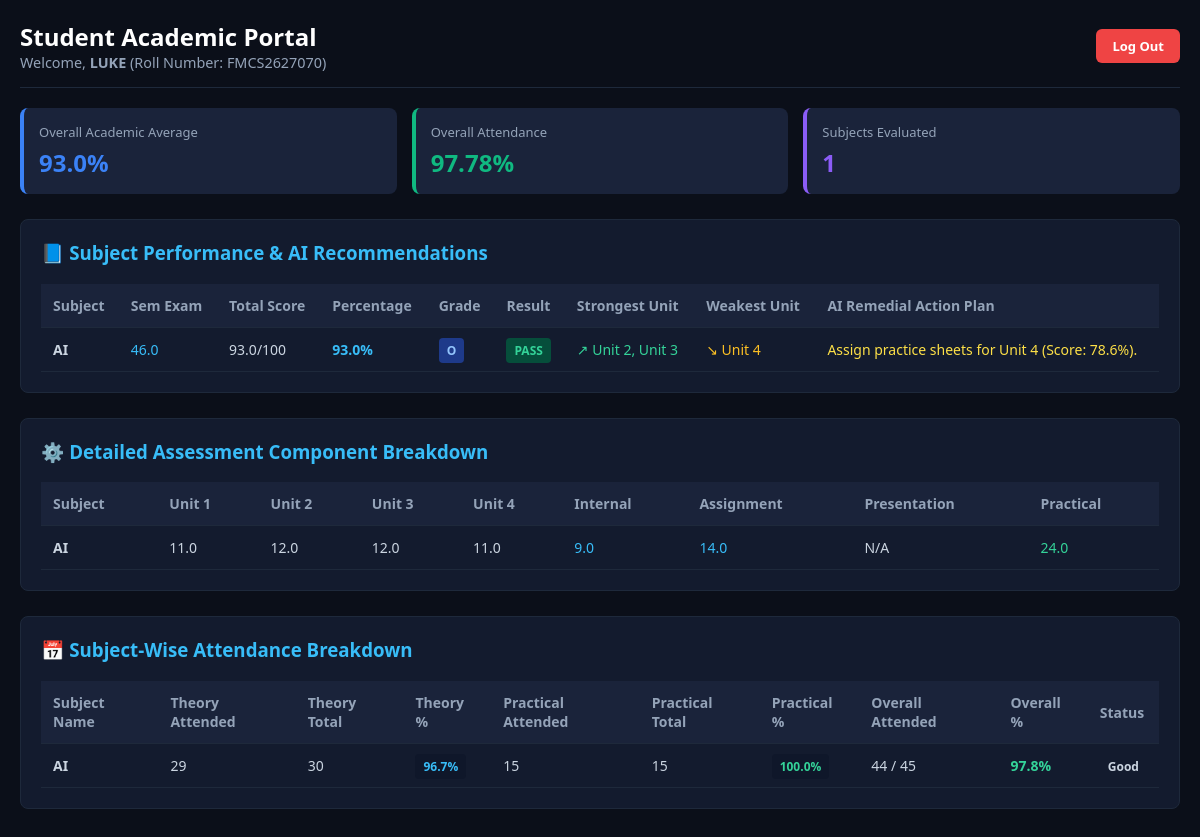
/student-dashboard/ (signed in), run on an earlier commit of the app's database.
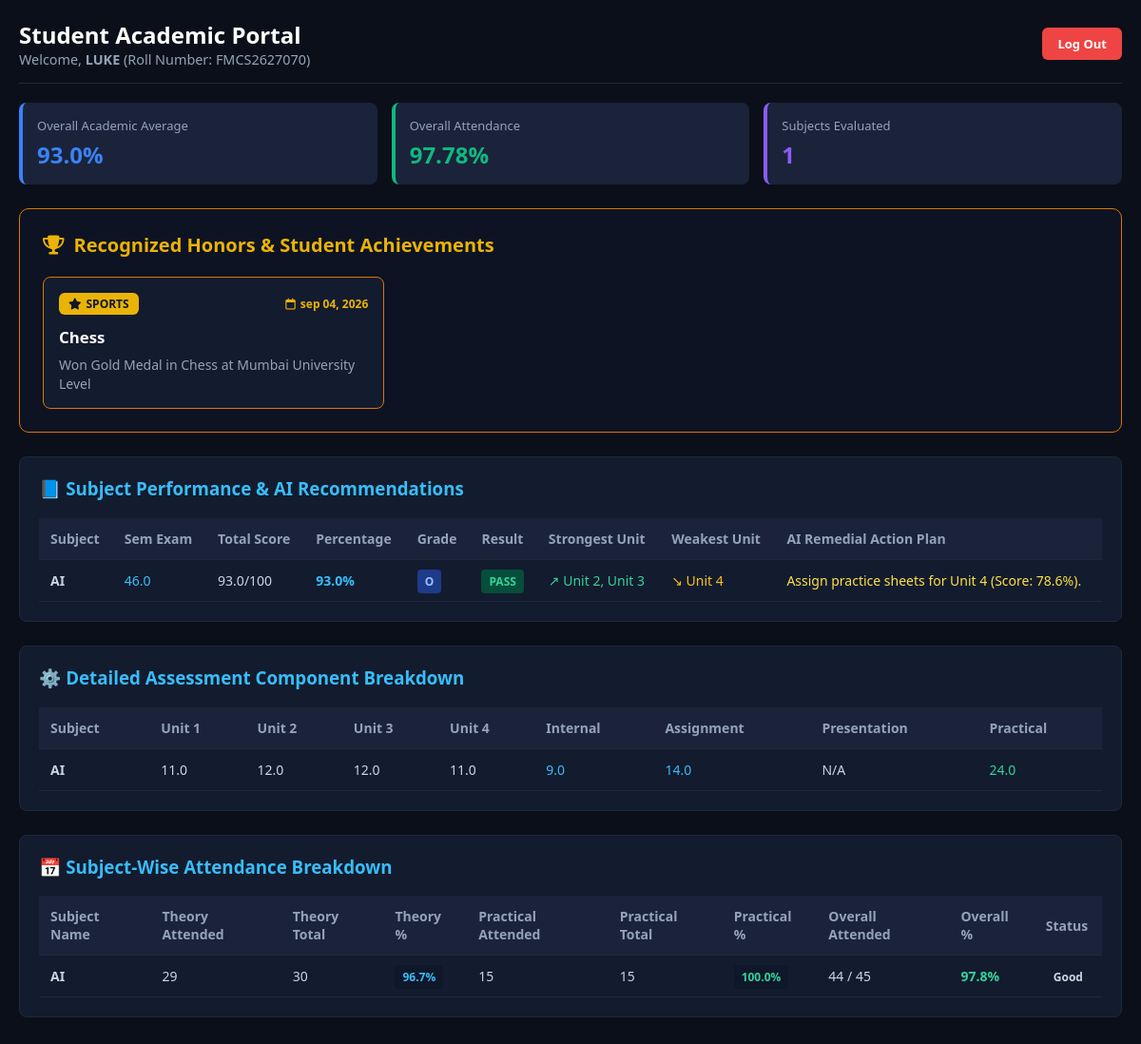
And on a later commit of the database.
### students/models.py (models this page shows, shortened)
class Student(models.Model):
    name = models.CharField(max_length=100, default='Student')
    roll_number = models.CharField(max_length=50, unique=True)
    programme = models.CharField(max_length=20, choices=PROGRAMME_CHOICES, default='BSC')
    part = models.CharField(max_length=10, choices=PART_CHOICES, default='FY')
    year = models.CharField(max_length=10, choices=YEAR_CHOICES, default='FY')
    created_in_batch = models.ForeignKey('ExcelBatch', null=True, blank=True, on_delete=models.SET_NULL, related_name='created_students')

class Marks(models.Model):
    student = models.ForeignKey(Student, on_delete=models.CASCADE, related_name='marks')
    subject = models.ForeignKey(Subject, on_delete=models.CASCADE)
    semester = models.IntegerField(default=1)
    unit_1_marks = models.FloatField(null=True, blank=True)
    unit_2_marks = models.FloatField(null=True, blank=True)
    unit_3_marks = models.FloatField(null=True, blank=True)
    unit_4_marks = models.FloatField(null=True, blank=True)
    practical_marks = models.FloatField(null=True, blank=True)
    internal_marks = models.FloatField(null=True, blank=True)
    assignment_marks = models.FloatField(null=True, blank=True)
    presentation_marks = models.FloatField(null=True, blank=True)
    semester_exam_marks = models.FloatField(null=True, blank=True)
    total_internal_marks = models.FloatField(null=True, blank=True)
    total_marks = models.FloatField(null=True, blank=True)
    percentage = models.FloatField(default=0.0)
    grade = models.CharField(max_length=5, blank=True)
    result_status = models.CharField(max_length=10, blank=True)
    weakest_unit = models.CharField(max_length=100, blank=True)
    strongest_unit = models.CharField(max_length=100, blank=True)
    excel_batch = models.ForeignKey('ExcelBatch', null=True, blank=True, on_delete=models.SET_NULL, related_name='marks_batch')
    class Meta:
        unique_together = ('student', 'subject', 'semester')

class Subject(models.Model):
    name = models.CharField(max_length=100, unique=True)
    subject_type = models.CharField(max_length=50, default='THEORY')
    total_max_marks = models.FloatField(default=100.0)
    max_theory_marks = models.FloatField(default=0.0)
    max_practical_marks = models.FloatField(default=0.0)
    max_internal_marks = models.FloatField(default=0.0)
    max_assignment_marks = models.FloatField(default=0.0)
    max_presentation_marks = models.FloatField(default=0.0)
    unit_1_max = models.FloatField(default=0.0)
    unit_2_max = models.FloatField(default=0.0)
    unit_3_max = models.FloatField(default=0.0)
    unit_4_max = models.FloatField(default=0.0)
    @property
    def computed_total_max(self):
        sub_total = (
            (self.max_theory_marks or 0.0) +
            (self.max_practical_marks or 0.0) +
            (self.max_internal_marks or 0.0) +
            (self.max_assignment_marks or 0.0) +
            (self.max_presentation_marks or 0.0)
        )
        return sub_total if sub_total > 0 else (self.total_max_marks or 100.0)

class SubjectAttendance(models.Model):
    student = models.ForeignKey(Student, on_delete=models.CASCADE, related_name='subject_attendances')
    subject = models.ForeignKey(Subject, on_delete=models.CASCADE)
    semester = models.IntegerField(default=1)
    theory_total = models.IntegerField(default=0)
    theory_attended = models.IntegerField(default=0)
    practical_total = models.IntegerField(default=0)
    practical_attended = models.IntegerField(default=0)
    excel_batch = models.ForeignKey('ExcelBatch', null=True, blank=True, on_delete=models.SET_NULL, related_name='attendance_batch')
    class Meta:
        unique_together = ('student', 'subject', 'semester')
    @property
    def theory_percentage(self):
        if self.theory_total > 0:
            return round((self.theory_attended / self.theory_total) * 100, 1)
        return None
    @property
    def practical_percentage(self):
        if self.practical_total > 0:
            return round((self.practical_attended / self.practical_total) * 100, 1)
        return None
    @property
    def total_attended(self):
        return self.theory_attended + self.practical_attended
    @property
    def total_classes_conducted(self):
        return self.theory_total + self.practical_total
    @property
    def overall_subject_percentage(self):
        if self.total_classes_conducted > 0:
            return round((self.total_attended / self.total_classes_conducted) * 100, 1)
        return 0.0
    @property
    def attendance_status(self):
        pct = self.overall_subject_percentage
        if self.total_classes_conducted == 0:
            return {'label': 'N/A', 'color': 'secondary', 'icon': 'bi-dash-circle'}
        elif pct < 75.0:
            return {'label': 'Shortage', 'color': 'danger', 'icon': 'bi-exclamation-octagon-fill'}
        elif 75.0 <= pct < 80.0:
            return {'label': 'Borderline', 'color': 'warning text-dark', 'icon': 'bi-exclamation-triangle-fill'}
        else:
            return {'label': 'Good', 'color': 'success', 'icon': 'bi-check-circle-fill'}

class Achievement(models.Model):
    CATEGORY_CHOICES = [
        ('SPORTS', 'Sports'),
        ('ACADEMIC', 'Academic'),
        ('CULTURAL', 'Cultural'),
        ('OTHER', 'Other'),
    ]
    student = models.ForeignKey(Student, on_delete=models.CASCADE, related_name='achievements')
    title = models.CharField(max_length=200)
    category = models.CharField(max_length=100, choices=CATEGORY_CHOICES, default='ACADEMIC')
    description = models.TextField(blank=True)
    date_achieved = models.DateField(null=True, blank=True)

### students/views.py (the view)
# urls.py: path('student-dashboard/', views.student_dashboard, name='student_dashboard'),
@login_required(login_url='students:login')
def student_dashboard(request):
    if _user_is_teacher(request.user) and not _is_student_role(request.user):
        return redirect('students:analytics_dashboard')
    user_identifier = request.user.username.split('@')[0]
    student = Student.objects.filter(
        Q(roll_number__iexact=request.user.username) |
        Q(roll_number__iexact=user_identifier)
    ).first()
    achievements = list(student.achievements.all()) if student else []
    scatter_data = []
    scatter_quadrants = {
        'top_right': [],
        'top_left': [],
        'bottom_right': [],
        'bottom_left': [],
    }
    context = {
        'student': student,
        'user_display_name': get_user_display_name(request.user),
        'achievements': achievements,
        'overall_academic_avg': 0.0,
        'overall_att': 0.0,
        'total_subjects_evaluated': 0,
        'subject_performances': [],
        'subject_attendances': [],
        'scatter_data': scatter_data,
        'scatter_quadrants': scatter_quadrants,
        'quadrants': scatter_quadrants,
        'quadrant_top_right': scatter_quadrants.get('top_right', []),
        'quadrant_top_left': scatter_quadrants.get('top_left', []),
        'quadrant_bottom_right': scatter_quadrants.get('bottom_right', []),
        'quadrant_bottom_left': scatter_quadrants.get('bottom_left', []),
    }
    if student:
        student_marks = Marks.objects.filter(student=student).select_related('subject')
        subject_attendances = SubjectAttendance.objects.filter(student=student).select_related('subject')
        overall_att = calculate_overall_attendance(student)
        subject_performances = []
        total_percentage_sum = 0
        for m in student_marks:
            pct = m.percentage
            total_percentage_sum += pct
            ai_analysis = analyze_student_performance(m, overall_att)
            if isinstance(ai_analysis, dict):
                ai_analysis.setdefault('strongest_unit', getattr(m, 'strongest_unit', 'Unit 1'))
                ai_analysis.setdefault('weakest_unit', getattr(m, 'weakest_unit', 'Unit 3'))
                ai_analysis.setdefault('remedial_plan', 'Assign practice sheets.')
            subject_performances.append({
                'subject': m.subject.name,
                'marks': m,
                'percentage': pct,
                'status': m.result_status,
                'ai': ai_analysis
            })
        subject_count = len(subject_performances)
        overall_academic_avg = round(total_percentage_sum / subject_count, 1) if subject_count else 0.0
        context.update({
            'subject_performances': subject_performances,
            'subject_attendances': subject_attendances,
            'overall_academic_avg': overall_academic_avg,
            'overall_att': overall_att,
            'total_subjects_evaluated': subject_count,
            'achievements': achievements,
        })
    return render(request, 'student_dashboard.html', context)

### students/templates/student_dashboard.html (shortened to what the changed rows need)
<!DOCTYPE html>
<html lang="en">
<head>
    <link rel="stylesheet" href="https://cdnjs.cloudflare.com/ajax/libs/font-awesome/6.4.0/css/all.min.css">
</head>
<body>
    <div class="header">
        <div>
            <h2 class="user-welcome-title">Student Academic Portal</h2>
            <div class="user-welcome-sub">
                Welcome,
                <strong>
                    {% if student.name %}
                        {{ student.name }}
                    {% elif request.user.get_full_name %}
                        {{ request.user.get_full_name }}
                    {% else %}
                        {{ request.user.username }}
                    {% endif %}
                </strong>
                {% if student.roll_number|upper %}(Roll Number: {{ student.roll_number }}){% endif %}
            </div>
        </div>
    </div>
    {% if achievements %}
    <div class="achievement-card-container">
        <h3 class="achievement-card-title">
            <i class="fa-solid fa-trophy"></i> Recognized Honors & Student Achievements
        </h3>
        <div class="achievement-grid">
            {% for item in achievements %}
                <div class="achievement-box">
                    <div class="achievement-meta">
                        <span class="achievement-badge">
                            <i class="fa-solid fa-star"></i> {{ item.category|default:"Honor / Award" }}
                        </span>
                        {% if item.date_achieved %}
                            <span class="achievement-date">
                                <i class="fa-regular fa-calendar"></i> {{ item.date_achieved|date:"b d, Y" }}
                            </span>
                        {% endif %}
                    </div>
                    <h4 class="achievement-item-title">{{ item.title }}</h4>
                    {% if item.description %}
                        <p class="achievement-item-desc">{{ item.description }}</p>
                    {% endif %}
                </div>
            {% endfor %}
        </div>
    </div>
    {% endif %}
    <div class="card">
        <table>
            <thead>
                <tr>
                    <th>Subject</th>
                    <th>Sem Exam</th>
                    <th>Total Score</th>
                    <th>Percentage</th>
                    <th>Grade</th>
                    <th>Result</th>
                    <th>Strongest Unit</th>
                    <th>Weakest Unit</th>
                    <th>AI Remedial Action Plan</th>
                </tr>
            </thead>
            <tbody>
                {% for item in subject_performances %}
                <tr>
                    <td><strong>{{ item.subject }}</strong></td>
                    <td style="color: #38bdf8;">{{ item.marks.semester_exam_marks|default:"N/A" }}</td>
                    <td>{{ item.marks.total_marks|default:0 }}/{{ item.marks.subject.computed_total_max|default:100|stringformat:".0f" }}</td>
                    <td style="color: #38bdf8; font-weight: bold;">{{ item.percentage|default:0 }}%</td>
                    <td><span class="badge" style="background-color: #1e3a8a; color: #93c5fd;">{{ item.marks.grade|default:"N/A" }}</span></td>
                    <td>
                        <span class="badge {% if item.status == 'PASS' or item.marks.result_status == 'PASS' %}badge-pass{% else %}badge-fail{% endif %}">
                            {{ item.status|default:item.marks.result_status|default:"FAIL" }}
                        </span>
                    </td>
                    <td class="unit-strong">↗ {{ item.ai.strongest_unit|default:"-" }}</td>
                    <td class="unit-weak">↘ {{ item.ai.weakest_unit|default:"-" }}</td>
                    <td style="color: #fde047;">{{ item.ai.remedial_plan|default:"Continue standard study sequence." }}</td>
                </tr>
                {% empty %}
                <tr><td colspan="9" style="text-align: center; padding: 20px;">No subject marks recorded.</td></tr>
                {% endfor %}
            </tbody>
        </table>
    </div>
    <div class="card">
        <table>
            <thead>
                <tr>
                    <th>Subject</th>
                    <th>Unit 1</th>
                    <th>Unit 2</th>
                    <th>Unit 3</th>
                    <th>Unit 4</th>
                    <th>Internal</th>
                    <th>Assignment</th>
                    <th>Presentation</th>
                    <th>Practical</th>
                </tr>
            </thead>
            <tbody>
                {% for item in subject_performances %}
                <tr>
                    <td><strong>{{ item.subject }}</strong></td>
                    <td>{{ item.marks.unit_1_marks|default:"N/A" }}</td>
                    <td>{{ item.marks.unit_2_marks|default:"N/A" }}</td>
                    <td>{{ item.marks.unit_3_marks|default:"N/A" }}</td>
                    <td>{{ item.marks.unit_4_marks|default:"N/A" }}</td>
                    <td style="color: #38bdf8;">{{ item.marks.internal_marks|default:"N/A" }}</td>
                    <td style="color: #38bdf8;">{{ item.marks.assignment_marks|default:"N/A" }}</td>
                    <td>{{ item.marks.presentation_marks|default:"N/A" }}</td>
                    <td style="color: #34d399;">{{ item.marks.practical_marks|default:"N/A" }}</td>
                </tr>
                {% empty %}
                <tr><td colspan="9" style="text-align: center; padding: 20px;">No evaluation components recorded.</td></tr>
                {% endfor %}
            </tbody>
        </table>
    </div>
    <div class="card">
        <table>
            <thead>
                <tr>
                    <th>Subject Name</th>
                    <th>Theory Attended</th>
                    <th>Theory Total</th>
                    <th>Theory %</th>
                    <th>Practical Attended</th>
                    <th>Practical Total</th>
                    <th>Practical %</th>
                    <th>Overall Attended</th>
                    <th>Overall %</th>
                    <th>Status</th>
                </tr>
            </thead>
            <tbody>
                {% for att in subject_attendances %}
                <tr>
                    <td><strong>{{ att.subject.name }}</strong></td>
                    <td>{{ att.theory_attended }}</td>
                    <td>{{ att.theory_total }}</td>
                    <td><span class="badge" style="background-color: #0f172a; color: #38bdf8;">{{ att.theory_percentage|default:"N/A" }}{% if att.theory_percentage != None %}%{% endif %}</span></td>
                    <td>{{ att.practical_attended }}</td>
                    <td>{{ att.practical_total }}</td>
                    <td><span class="badge" style="background-color: #0f172a; color: #34d399;">{{ att.practical_percentage|default:"N/A" }}{% if att.practical_percentage != None %}%{% endif %}</span></td>
                    <td>{{ att.total_attended }} / {{ att.total_classes_conducted }}</td>
                    <td style="color: #34d399; font-weight: bold;">{{ att.overall_subject_percentage|default:0 }}%</td>
                    <td>
                        <span class="badge badge-{{ att.attendance_status.color|default:'good' }}">
                            {{ att.attendance_status.label|default:'NORMAL' }}
                        </span>
                    </td>
                </tr>
                {% empty %}
                <tr><td colspan="10" style="text-align: center; padding: 20px;">No attendance records found.</td></tr>
                {% endfor %}
            </tbody>
        </table>
    </div>
</body>
</html>

What changed in the data, as far as the page shows it:
added Achievement: category "SPORTS", date_achieved "sep 04, 2026", title "Chess", description "Won Gold Medal in Chess at Mumbai University Level"
Also different on the page:
text now shown: "Recognized Honors & Student Achievements"
